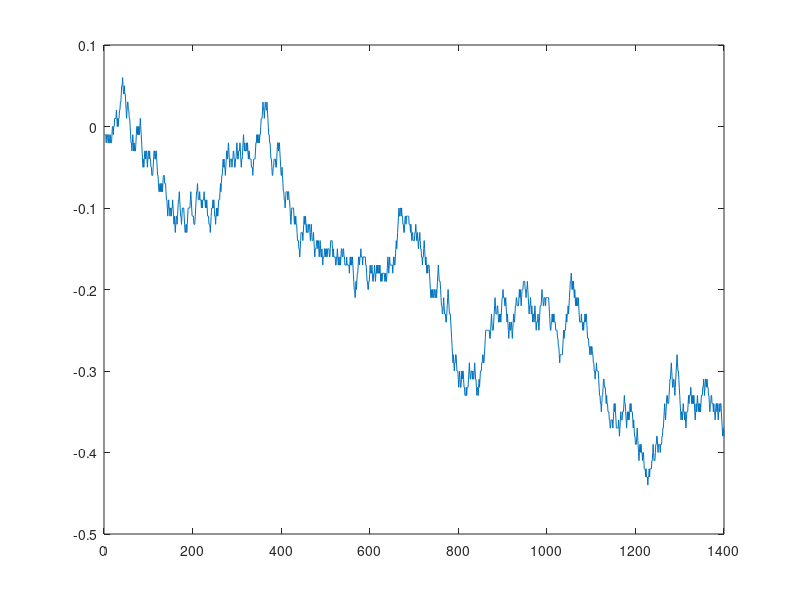

The MATLAB script that drew this image:
clc, clear, close all
Z(1)=randi([-1,1]);
n=50;
scale=0.01;

for i=1:1
    for i=2:1400
      Z(i)=Z(i-1)+randi([-1,1]);
    end

    plot(1:1400,scale*Z)
    hold on
    
end
hold off